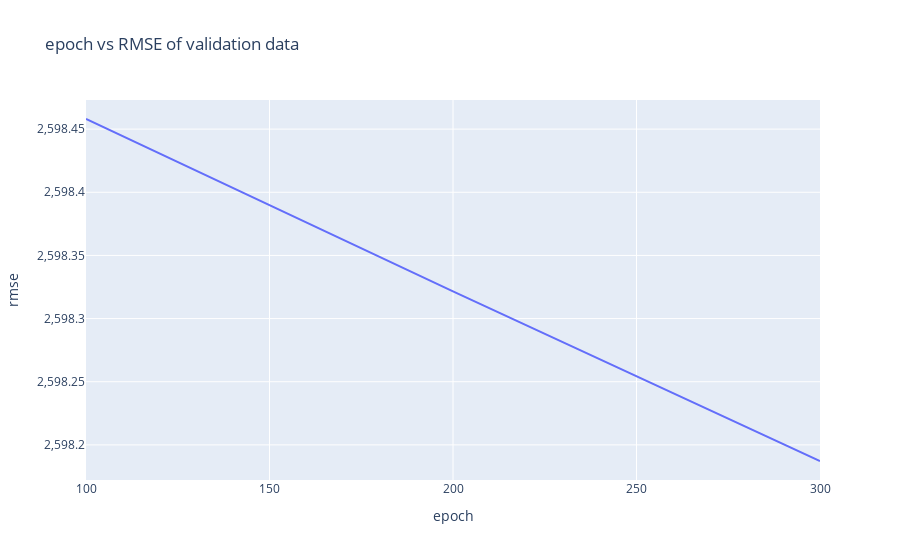

Notebook source saved alongside this figure:
### Code cell
# px.line(loss_rmse_df, x='epoch', y= 'loss', title='Loss vs RMSE')
fig = px.line(loss_rmse_df, x='epoch', y='rmse', title='epoch vs RMSE of validation data')
fig

### Figure 1 — Plotly figure (JSON) as saved in the notebook; plotly's stock layout.template omitted (floating-point values rounded to 4 significant figures)
{"data": [{"hovertemplate": "epoch=%{x}<br>rmse=%{y}<extra></extra>", "legendgroup": "", "line": {"color": "#636efa", "dash": "solid"}, "marker": {"symbol": "circle"}, "mode": "lines", "name": "", "orientation": "h", "showlegend": false, "type": "scatter", "x": [100, 200, 300], "xaxis": "x", "y": [2598.0, 2598.0, 2598.0], "yaxis": "y"}], "layout": {"legend": {"tracegroupgap": 0}, "title": {"text": "epoch vs RMSE of validation data"}, "xaxis": {"anchor": "y", "domain": [0, 1], "title": {"text": "epoch"}}, "yaxis": {"anchor": "x", "domain": [0, 1], "title": {"text": "rmse"}}}}
